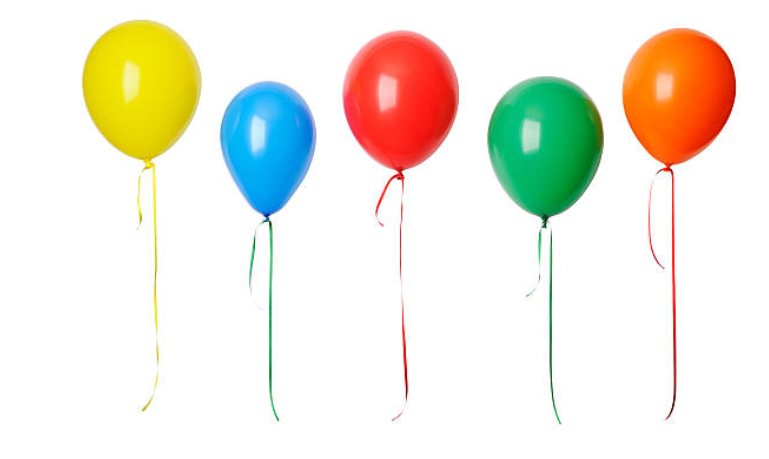
#> input picture Image-Processing-Lab-02-Huy/baloon.png, 769 x 459 px
$ python -i Exercise01.py   (imports and definitions only)
#> lines starting #> are read from the running program, lines starting #| are printed output that depends on the picture; after the words box and inside, x2 and y2 are one past the last pixel; in counts of white or black regions, pixels touching at a corner belong together
#> further down, picture is the input picture: shape (459, 769, 3); mean B, G, R 223.4, 235, 238.5
from pathlib import Path
import cv2 as cv
import matplotlib.pyplot as plt
import numpy as np
from scipy import ndimage

# Read image
IMAGE_PATH = (Path(__file__).resolve().parent).joinpath('baloon.png')
BALOON_V2 = (Path(__file__).resolve().parent).joinpath('baloon_2.png')


# [69 lines left out: functions channels_splitter, baloons_detector, yellow_extract, not called in this run]


def yellow_hsv_extractor(image):
    # first convert image to hsv space
    lab_image = cv.cvtColor(image, cv.COLOR_BGR2HSV)
#> lab_image: shape (459, 769, 3); mean H, S, V 13.9, 38.9, 249.5
    gray = cv.cvtColor(image, cv.COLOR_BGR2GRAY)
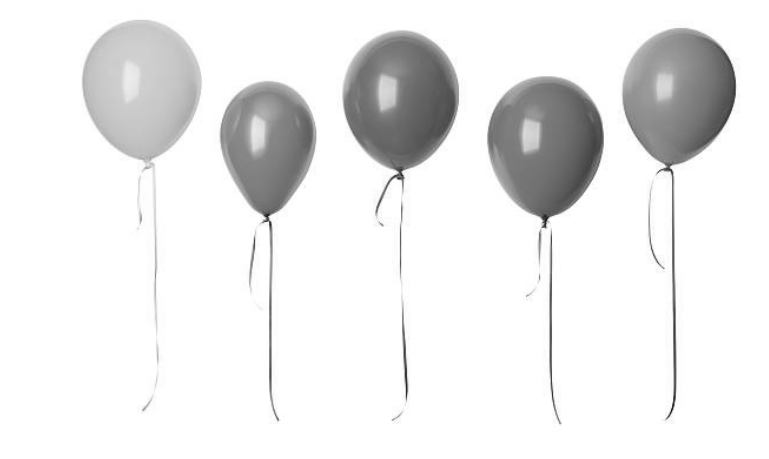
#> gray: shape (459, 769); min 15, max 255, mean 234.8

    low_yellow = np.array([20, 100, 100])
    high_yellow = np.array([30, 255, 255])

    mask = cv.inRange(lab_image, low_yellow, high_yellow)
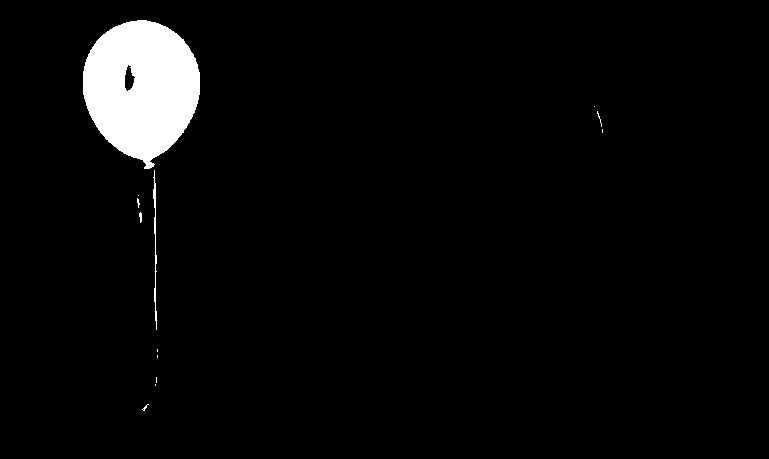
#> mask: shape (459, 769); 3.6% white; 13 white regions (10 under 20 px), largest, box (x1, y1, x2, y2) and area: (83, 20, 200, 169) 12440, (153, 170, 157, 330) 247, (139, 212, 142, 223) 24
    inv_mask = cv.bitwise_not(mask)

    res = cv.bitwise_and(image, image, mask=mask)
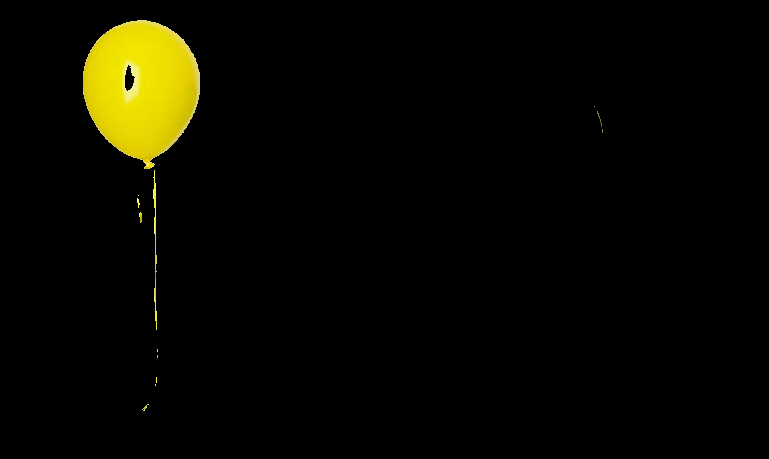
#> res: shape (459, 769, 3); mean B, G, R 0.5, 7.8, 8.4
    background = cv.bitwise_and(image, image, mask = inv_mask)
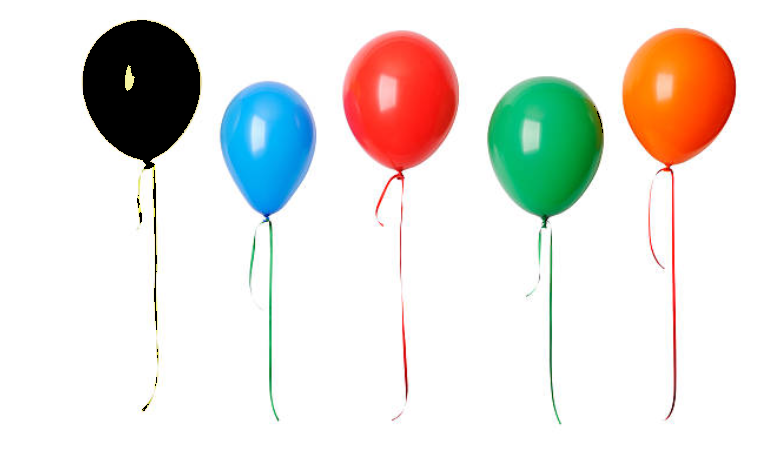
#> background: shape (459, 769, 3); mean B, G, R 222.9, 227.2, 230.1

    cv.imshow("LAB", res)

    green_turner = res.copy()
    green_turner[mask > 0] = (50,205,50)
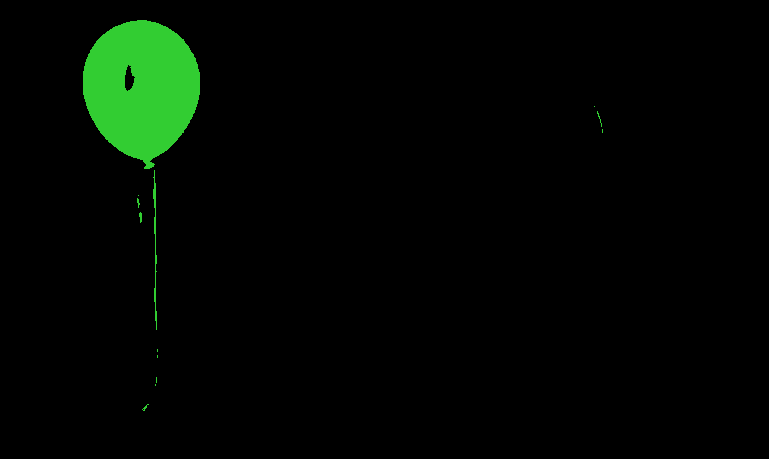
#> green_turner: shape (459, 769, 3); 3.62% of pixels changed, all inside (x1, y1, x2, y2) = (83, 20, 603, 411)

    added_img = cv.add(green_turner, background)
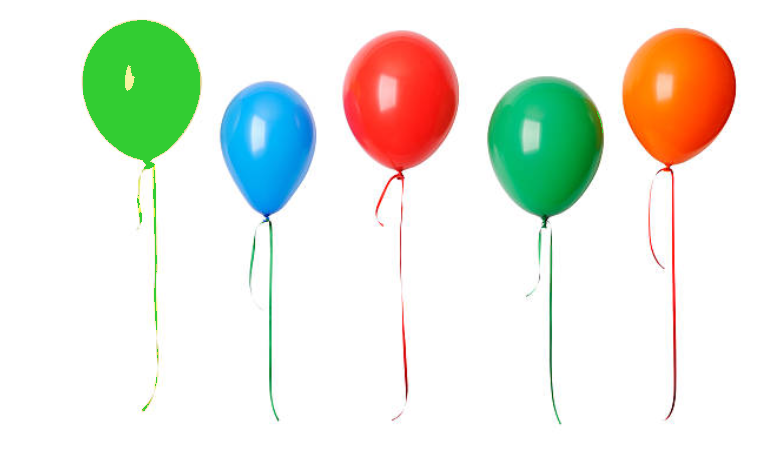
#> added_img: shape (459, 769, 3); mean B, G, R 224.7, 234.6, 231.9

    cv.imshow("turner", green_turner)

    cv.imshow("final", added_img)

    cv.waitKey()

    return res

# [5 lines left out: function rotate_first_balooon, not called in this run]


# [5 lines of commented-out code are left out]
# [1 line not run here, left out]

>>> import cv2
>>> picture = cv2.imread('baloon.png')
>>> result = yellow_hsv_extractor(picture)
